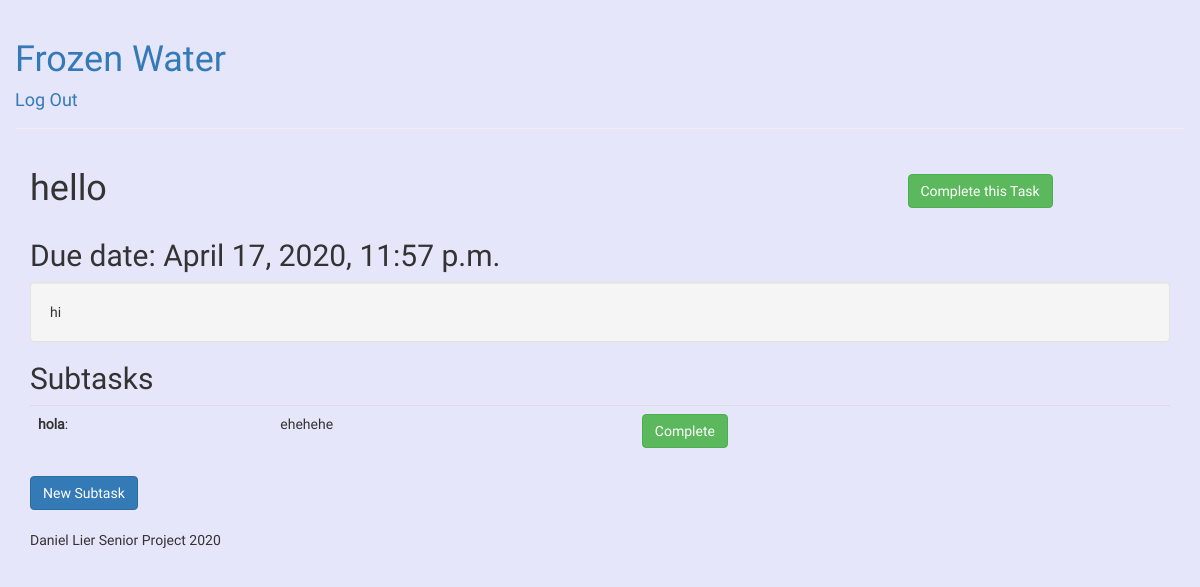
The page /task/14 (signed in) on the database its author committed.
### todo/models.py (models this page shows, shortened)
class Todo(models.Model):
    title = models.CharField(max_length=120)
    description = models.TextField()
    completed = models.BooleanField(default=False)
    due = models.DateTimeField(default = timezone.now)
    user = models.ForeignKey(User, on_delete=models.CASCADE)

class Subtask(models.Model):
    title = models.CharField(max_length=120)
    description = models.TextField()
    completed = models.BooleanField(default=False)
    parent = models.ForeignKey(Todo, on_delete=models.CASCADE)

### todo/views.py (the view)
# urls.py: path('task/<int:task_id>', views.task, name='task'),
@login_required
def task(request, task_id):
    task = get_object_or_404(Todo, pk=task_id)
    if request.user == task.user:
        subs = Subtask.objects.filter(parent=task)
        return render(request, 'todo/task.html', {'task':task, 'subs':subs})
    else:
        current = request.user.id
        return HttpResponseRedirect('/' + str(current))

### templates/todo/task.html
{% extends 'todo/base.html' %}
{% block content %}
<div class="row">
    <div class="col-md-9">
        <h1>{{task.title}}</h1>
    </div>
    <div class="col-md-3">
        <h1>
            {% if not task.completed %}
            <p><a href="/complete/{{task.id}}""><button type=" button" class="btn btn-success">Complete this
                    Task</button></a></p>
            {% else %}
            <small class="text-right">This task is complete. <a href="/undo/{{task.id}}""><button type=" button"
                    class="btn btn-warning">Undo</button></a></small>
            {% endif %}
        </h1>
    </div>
</div>
<h2>Due date: {{task.due}}</h2>
<p class="well">{{task.description}}</p>
{% if subs %}
<h2>Subtasks</h2>
<table class="table">
    {% for s in subs %}
    {% if s.completed %}
    <tr class="success">
        {% else %}
    <tr>
        {% endif %}
        <td><strong>{{s.title}}</strong>:</td>
        <td>{{s.description}}</td>
        {% if not s.completed %}
        <td><a href="/complete/{{task.id}}/{{s.id}}"><button type="button" class="btn btn-success">Complete</button></a>
        </td>
        {% else %}
        <td>Done&nbsp;&nbsp;<a href="/undo/{{task.id}}/{{s.id}}""><button type=" button"
                class="btn btn-warning">Undo</button></a></td>
        {% endif %}
    </tr>
    {% endfor %}
</table>
{% endif %}
<a href="/newsub/{{task.id}}"><button type="button" class="btn btn-primary">New Subtask</button></a>
<br>
<br>
{% endblock %}

### static/todo/css/base.css (style rules this page uses)
body { font-family: Roboto !important; background-color: lavender !important; }

### rows shown on the page
Todo: title "hello", due "April 17, 2020, 11:57 p.m.", description "hi"
Subtask: title "hola", description "ehehehe"
